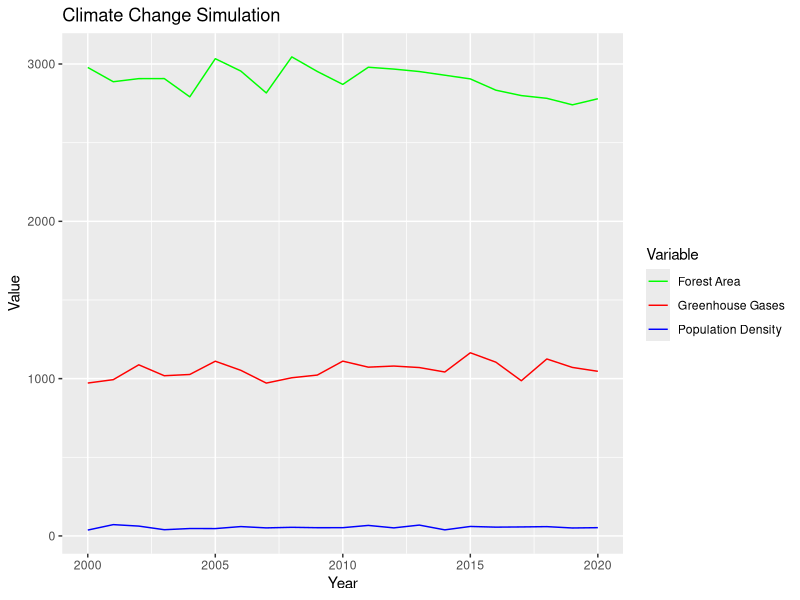

Generate this figure with R:
#### Preamble ####
# Purpose: Simulates the desired data.
# Author: Dongli SUn
# Data: 16 April 2024
# Contact: dongli.sun@mail.utoronto.ca
# License: MIT
# Pre-requisites: Need to know where to get Children Vocabulary Development data.
# Any other information needed? None.


#### Workspace setup ####
library(tidyverse)

# simulate the year
years <- seq(2000, 2020)

# simulate data
set.seed(123)  
data <- tibble(
  Year = years,
  GreenhouseGases = rnorm(length(years), mean = 1000, sd = 50),  # Hypothetical total greenhouse gas emissions
  ForestArea = rnorm(length(years), mean = 3000, sd = 100),       # Hypothetical forest area in thousands of square kilometers
  PopulationDensity = rnorm(length(years), mean = 50, sd = 10)   # Assumed population density in units of people per square kilometer
)

# Simple linear model prediction
# Assume that total greenhouse gas emissions increase by 5 units per year, forest area decreases by 10 units per year, and population density increases by 0.3 units per year
data <- data %>%
  mutate(
    GreenhouseGases = GreenhouseGases + (Year - 2000) * 5,
    ForestArea = ForestArea - (Year - 2000) * 10,
    PopulationDensity = PopulationDensity + (Year - 2000) * 0.3
  )

# Output data
print(data)

# visualization
data %>%
  ggplot(aes(x = Year)) +
  geom_line(aes(y = GreenhouseGases, color = "Greenhouse Gases")) +
  geom_line(aes(y = ForestArea, color = "Forest Area")) +
  geom_line(aes(y = PopulationDensity, color = "Population Density")) +
  scale_color_manual(values = c("Greenhouse Gases" = "red", "Forest Area" = "green", "Population Density" = "blue")) +
  labs(title = "Climate Change Simulation", y = "Value", color = "Variable")

